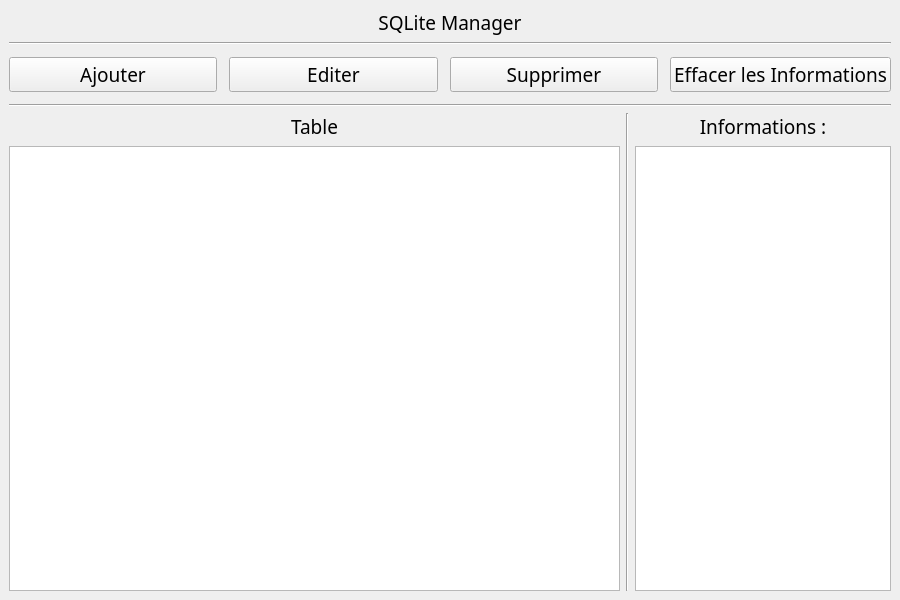
<?xml version="1.0" encoding="UTF-8"?>
<ui version="4.0">
 <class>MainWindow</class>
 <widget class="QMainWindow" name="MainWindow">
  <property name="geometry">
   <rect>
    <x>0</x>
    <y>0</y>
    <width>900</width>
    <height>600</height>
   </rect>
  </property>
  <property name="font">
   <font>
    <family>Quicksand Medium</family>
    <pointsize>14</pointsize>
   </font>
  </property>
  <property name="windowTitle">
   <string>SQLiteManager</string>
  </property>
  <widget class="QWidget" name="centralwidget">
   <layout class="QGridLayout" name="gridLayout">
    <item row="0" column="0">
     <layout class="QVBoxLayout" name="verticalLayout_4">
      <item>
       <layout class="QHBoxLayout" name="horizontalLayout">
        <item>
         <spacer name="horizontalSpacer">
          <property name="orientation">
           <enum>Qt::Horizontal</enum>
          </property>
          <property name="sizeHint" stdset="0">
           <size>
            <width>40</width>
            <height>20</height>
           </size>
          </property>
         </spacer>
        </item>
        <item>
         <widget class="QLabel" name="label_Title">
          <property name="text">
           <string>SQLite Manager</string>
          </property>
          <property name="alignment">
           <set>Qt::AlignCenter</set>
          </property>
         </widget>
        </item>
        <item>
         <spacer name="horizontalSpacer_2">
          <property name="orientation">
           <enum>Qt::Horizontal</enum>
          </property>
          <property name="sizeHint" stdset="0">
           <size>
            <width>40</width>
            <height>20</height>
           </size>
          </property>
         </spacer>
        </item>
       </layout>
      </item>
      <item>
       <layout class="QVBoxLayout" name="verticalLayout">
        <property name="spacing">
         <number>12</number>
        </property>
        <item>
         <widget class="Line" name="line">
          <property name="orientation">
           <enum>Qt::Horizontal</enum>
          </property>
         </widget>
        </item>
        <item>
         <layout class="QHBoxLayout" name="horizontalLayout_3">
          <property name="spacing">
           <number>12</number>
          </property>
          <item>
           <widget class="QPushButton" name="pB_Add">
            <property name="sizePolicy">
             <sizepolicy hsizetype="Preferred" vsizetype="Preferred">
              <horstretch>0</horstretch>
              <verstretch>0</verstretch>
             </sizepolicy>
            </property>
            <property name="text">
             <string>Ajouter</string>
            </property>
           </widget>
          </item>
          <item>
           <widget class="QPushButton" name="pB_Edit">
            <property name="sizePolicy">
             <sizepolicy hsizetype="Preferred" vsizetype="Preferred">
              <horstretch>0</horstretch>
              <verstretch>0</verstretch>
             </sizepolicy>
            </property>
            <property name="text">
             <string>Editer</string>
            </property>
           </widget>
          </item>
          <item>
           <widget class="QPushButton" name="pB_Delete">
            <property name="sizePolicy">
             <sizepolicy hsizetype="Preferred" vsizetype="Preferred">
              <horstretch>0</horstretch>
              <verstretch>0</verstretch>
             </sizepolicy>
            </property>
            <property name="text">
             <string>Supprimer</string>
            </property>
           </widget>
          </item>
          <item>
           <widget class="QPushButton" name="pB_Erase">
            <property name="sizePolicy">
             <sizepolicy hsizetype="Preferred" vsizetype="Preferred">
              <horstretch>0</horstretch>
              <verstretch>0</verstretch>
             </sizepolicy>
            </property>
            <property name="text">
             <string>Effacer les Informations</string>
            </property>
           </widget>
          </item>
         </layout>
        </item>
        <item>
         <widget class="Line" name="line_2">
          <property name="orientation">
           <enum>Qt::Horizontal</enum>
          </property>
         </widget>
        </item>
       </layout>
      </item>
      <item>
       <layout class="QHBoxLayout" name="horizontalLayout_2">
        <item>
         <layout class="QVBoxLayout" name="verticalLayout_2">
          <item>
           <widget class="QLabel" name="label_Table">
            <property name="text">
             <string>Table</string>
            </property>
            <property name="alignment">
             <set>Qt::AlignCenter</set>
            </property>
           </widget>
          </item>
          <item>
           <widget class="QTableView" name="tableView">
            <property name="sizePolicy">
             <sizepolicy hsizetype="Expanding" vsizetype="Expanding">
              <horstretch>0</horstretch>
              <verstretch>0</verstretch>
             </sizepolicy>
            </property>
            <property name="font">
             <font>
              <family>Quicksand Medium</family>
              <pointsize>12</pointsize>
             </font>
            </property>
           </widget>
          </item>
         </layout>
        </item>
        <item>
         <widget class="Line" name="line_3">
          <property name="orientation">
           <enum>Qt::Vertical</enum>
          </property>
         </widget>
        </item>
        <item>
         <layout class="QVBoxLayout" name="verticalLayout_3">
          <item>
           <widget class="QLabel" name="label_Table_2">
            <property name="text">
             <string>Informations :</string>
            </property>
            <property name="alignment">
             <set>Qt::AlignCenter</set>
            </property>
           </widget>
          </item>
          <item>
           <widget class="QTextEdit" name="tE_Info">
            <property name="sizePolicy">
             <sizepolicy hsizetype="Minimum" vsizetype="Expanding">
              <horstretch>0</horstretch>
              <verstretch>0</verstretch>
             </sizepolicy>
            </property>
            <property name="readOnly">
             <bool>true</bool>
            </property>
           </widget>
          </item>
         </layout>
        </item>
       </layout>
      </item>
     </layout>
    </item>
   </layout>
  </widget>
 </widget>
 <resources/>
 <connections/>
</ui>
